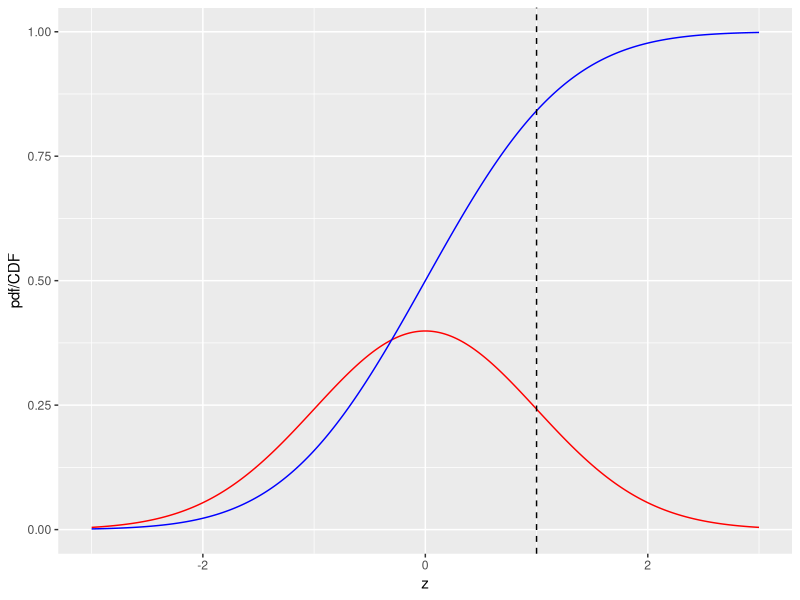
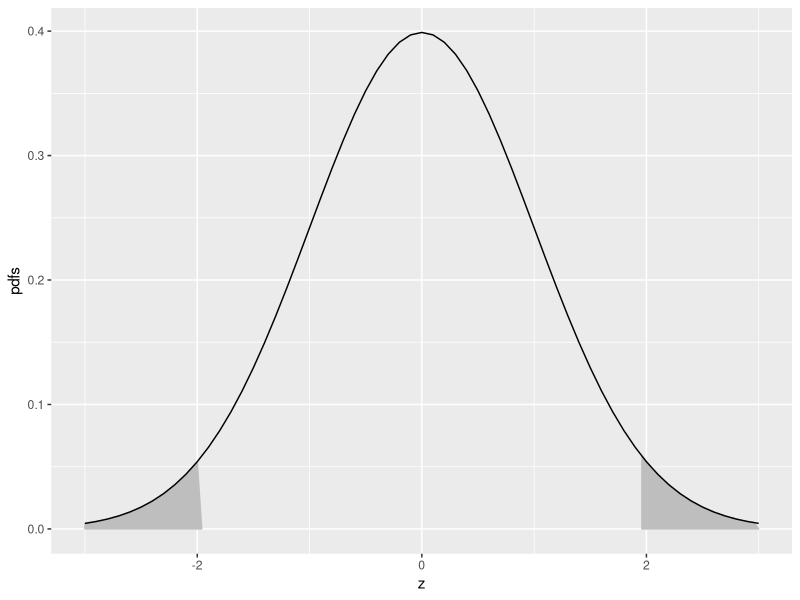
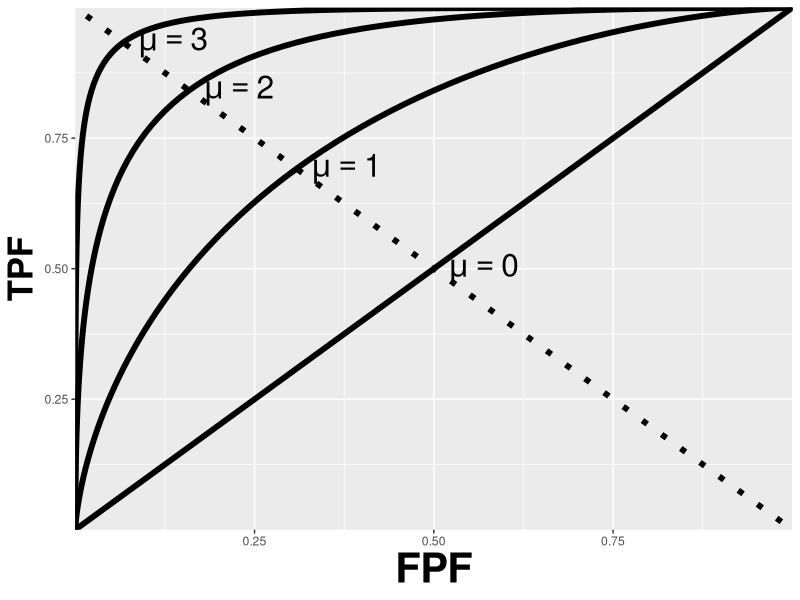
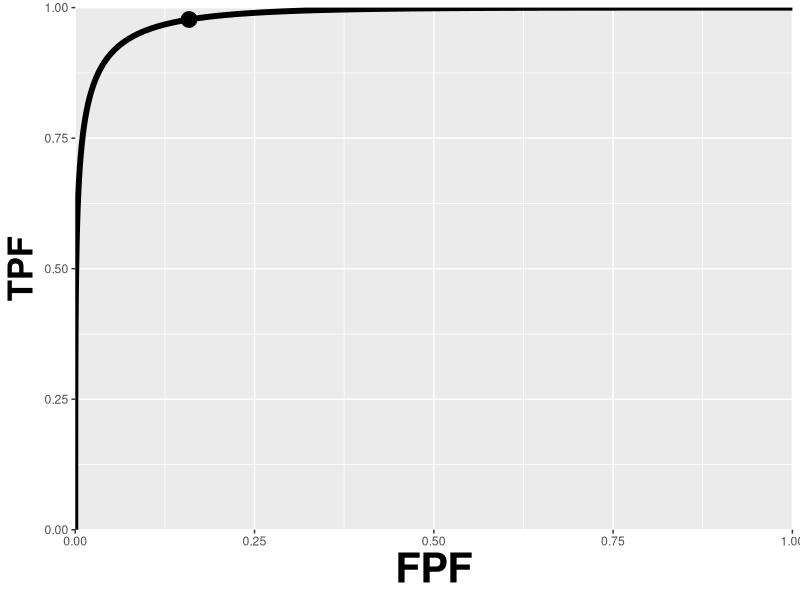

R code for these plots, in order:
## ---- chunk 1
knitr::opts_chunk$set(
  collapse = TRUE,
  comment = "#>"
)
library(ggplot2)
library(kableExtra)
## ---- chunk 2
x <- seq(-3,3,0.01)
pdfData <- data.frame(z = x, pdfcdf = dnorm(x))
cdfData <- data.frame(z = x, pdfcdf = pnorm(x))
pdfcdfPlot <- ggplot(
  mapping = aes(x = z, y = pdfcdf)) + 
  geom_line(data = pdfData, color = "red") + 
  geom_line(data = cdfData, color = "blue") +
  geom_vline(xintercept = 1, linetype = 2) + 
  xlab(label = "z") + ylab(label = "pdf/CDF")
print(pdfcdfPlot)
## ---- chunk 3
qnorm(0.025)
qnorm(1-0.025)
pnorm(qnorm(0.025))
qnorm(pnorm(-1.96))
## ---- chunk 4
mu <- 0;sigma <- 1
zeta <- -qnorm(0.025)
step <- 0.1

LL<- -3
UL <- mu + 3*sigma

x.values <- seq(zeta,UL,step)
cord.x <- c(zeta, x.values,UL) 
cord.y <- c(0,dnorm(x.values),0) 

z <- seq(LL, UL, by = step)
curveData <- data.frame(z = z, pdfs = dnorm(z))
shadeData <- data.frame(z = cord.x, pdfs = cord.y)
shadedTails <- ggplot(mapping = aes(x = z, y = pdfs))  + 
  geom_polygon(data = shadeData, color = "grey", fill = "grey")

zeta <- qnorm(0.025)
x.values <- seq(LL, zeta,step)
cord.x <- c(LL, x.values,zeta) 
cord.y <- c(0,dnorm(x.values),0) 
shadeData <- data.frame(z = cord.x, pdfs = cord.y)
shadedTails <- shadedTails + 
  geom_polygon(
    data = shadeData, color = "grey", fill = "grey") + 
  xlab(label = "z") 
shadedTails <- shadedTails + 
  geom_line(data = curveData, color = "black")
print(shadedTails)
## ---- chunk 5
simulateDataset <- function(K1, K2, mu, zeta, seed) {
  set.seed(seed)
  z1 <- rnorm(K1)
  z2 <- rnorm(K2) + mu
  nTN <- length(z1[z1 < zeta])
  nTP <- length(z2[z2 >= zeta])
  Sp <- nTN/K1
  Se <- nTP/K2
  mu <- qnorm(Sp)+qnorm(Se)
  return(
    list(Sp = Sp,
         Se = Se,
         mu = mu))
}
## ---- chunk 6
mu <- 1.5
zeta <- mu/2
seed <- 100 # line 4
K1 <- 9
K2 <- 11
ds <- simulateDataset(K1, K2, mu, zeta, seed)

cat("seed = ", seed, 
    "\nK1 = ", K1, 
    "\nK2 = ", K2, 
    "\nSpecificity = ", ds$Sp, 
    "\nSensitivity = ", ds$Se, 
    "\nEst. of mu = ", ds$mu, "\n")
## ---- chunk 7
seed <- 101 # change
ds <- simulateDataset(K1, K2, mu, zeta, seed)

cat("seed = ", seed, 
    "\nK1 = ", K1, 
    "\nK2 = ", K2, 
    "\nSpecificity = ", ds$Sp, 
    "\nSensitivity = ", ds$Se, 
    "\nEst. of mu = ", ds$mu, "\n")
## ---- chunk 8
K1 <- 90 # change
K2 <- 110 # change
seed <- 100 # change
ds <- simulateDataset(K1, K2, mu, zeta, seed)

cat("seed = ", seed, 
    "\nK1 = ", K1, 
    "\nK2 = ", K2, 
    "\nSpecificity = ", ds$Sp, 
    "\nSensitivity = ", ds$Se, 
    "\nEst. of mu = ", ds$mu, "\n")
## ---- chunk 9
seed <- 101 # change
ds <- simulateDataset(K1, K2, mu, zeta, seed)

cat("seed = ", seed, 
    "\nK1 = ", K1, 
    "\nK2 = ", K2, 
    "\nSpecificity = ", ds$Sp, 
    "\nSensitivity = ", ds$Se, 
    "\nEst. of mu = ", ds$mu, "\n")
## ---- chunk 10
results <- array(dim = c(9,6))
mu <- 1.5
zeta <- mu/2
results[9,] <- c(Inf, Inf, NA, pnorm(zeta), pnorm(mu-zeta), mu)
K1_arr <- c(9, 9, 90, 90, 900, 900, 9000, 9000, NA)
K2_arr <- c(11, 11, 110, 110, 1100, 1100, 11000, 11000, NA)
seed_arr <- c(100,101,100,101,100,101,100,101,NA)
for (i in 1:8) {
  ds <- simulateDataset(K1_arr[i], K2_arr[i], mu, zeta, seed_arr[i])
  results[i,] <- c(K1_arr[i], K2_arr[i], seed_arr[i], ds$Sp, ds$Se, ds$mu)
}
df <- as.data.frame(results)
colnames(df) <- c("K1","K2","seed","Se","Sp","mu")
## ---- chunk 11
kable(df, caption = "Effect of sample size and seed on estimates of sensitivity, specificity and the mu-parameter.", escape = FALSE)
## ---- chunk 12
pnorm(0.75) # example 1
2*qnorm(pnorm(zeta)) # example 2
## ---- chunk 13
mu <- 0;zeta <- seq(-5, mu + 5, 0.05)
FPF <- pnorm(-zeta)
rocPlot <- ggplot(mapping = aes(x = FPF, y = TPF))
for (mu in 0:3){
  TPF <- pnorm(mu-zeta)
  curveData <- data.frame(FPF = FPF, TPF = TPF)
  rocPlot <- rocPlot + 
    geom_line(data = curveData, size = 2) + 
    xlab("FPF")+ ylab("TPF" ) + 
    theme(axis.title.y = element_text(size = 25,face="bold"),
          axis.title.x = element_text(size = 30,face="bold"))  +
    annotate("text", 
             x = pnorm(-mu/2) + 0.07, 
             y = pnorm(mu/2), 
             label = paste0("mu == ", mu), 
             parse = TRUE, size = 8)
  next
}
rocPlot <- rocPlot +
  scale_x_continuous(expand = c(0, 0)) + 
  scale_y_continuous(expand = c(0, 0))     

rocPlot <- rocPlot + 
  geom_abline(slope = -1, 
              intercept = 1, 
              linetype = 3,
              size = 2)
print(rocPlot)
## ---- chunk 14
mu <- 3;zeta <- seq(-4,mu+3,0.05)
FPF <- pnorm(-zeta)
TPF <- pnorm(mu -zeta) 
FPF <- c(1, FPF, 0);TPF <- c(1, TPF, 0)
curveData <- data.frame(FPF = FPF, TPF = TPF)
OpX <- pnorm(-1)
OpY <- pnorm(mu-1)
pointData <- data.frame(FPF = OpX, TPF = OpY)
rocPlot <- ggplot(
  mapping = aes(x = FPF, y = TPF)) + 
  xlab("FPF")+ ylab("TPF" ) + 
  geom_line(data = curveData, size = 2) + 
  geom_point(data = pointData, size = 5) +
  theme(axis.title.y = element_text(size = 25,face="bold"),
        axis.title.x = element_text(size = 30,face="bold"))  +
  scale_x_continuous(expand = c(0, 0)) + 
  scale_y_continuous(expand = c(0, 0)) 
print(rocPlot)
## ---- chunk 15
pnorm(3/sqrt(2))
## ---- chunk 16
alpha <- 0.05
# this is z_{\alpha/2}, the upper \alpha/2 quantile
qnorm(1-alpha/2) 
# this is \Phi^{-1}(\alpha/2), the lower \alpha/2 quantile
qnorm(alpha/2)   
## ---- chunk 17
options(digits=3)
seed <- 100;set.seed(seed)
alpha <- 0.05;K1 <- 99;K2 <- 111;mu <- 5;zeta <- mu/2
cat("alpha = ", alpha, 
    "\nK1 = ", K1, 
    "\nK2 = ", K2, 
    "\nmu = ", mu, 
    "\nzeta = ", zeta, "\n")
z1 <- rnorm(K1)
z2 <- rnorm(K2) + mu
nTN <- length(z1[z1 < zeta])
nTP <- length(z2[z2 >= zeta])
Sp <- nTN/K1;Se <- nTP/K2
cat("Specificity = ", Sp, 
    "\nSensitivity = ", Se, "\n")

# Approx binomial tests
cat("approx 95 percent CI on Specificity = ", 
    -abs(qnorm(alpha/2))*sqrt(Sp*(1-Sp)/K1)+Sp, 
    +abs(qnorm(alpha/2))*sqrt(Sp*(1-Sp)/K1)+Sp,"\n")

# Exact binomial test
ret <- binom.test(nTN, K1, p = nTN/K1)
cat("Exact 95 percent CI on Specificity = ", 
    as.numeric(ret$conf.int),"\n")

# Approx binomial tests
cat("approx 95 percent CI on Sensitivity = ", 
    -abs(qnorm(alpha/2))*sqrt(Se*(1-Se)/K2)+Se, 
    +abs(qnorm(alpha/2))*sqrt(Se*(1-Se)/K2)+Se,"\n")

# Exact binomial test
ret <- binom.test(nTP, K2, p = nTP/K2)
cat("Exact 95 percent CI on Sensitivity = ", 
    as.numeric(ret$conf.int),"\n")
## ---- chunk 18
results <- array(dim = c(3,3))
results[1,] <- c(46.7, 100, 53.3)
results[2,] <- c(36.3, 99.3, 63.0)
results[3,] <- c(0.74, 0.95, 0.21)
df <- as.data.frame(results)
rownames(df) <- c("Sensiivity","Specificity","AUC")
colnames(df) <- c("Min","Max","Range")
## ---- chunk 19
kable(df, caption = "The variability of 108 radiologists on a common dataset of screening mammograms. Note the reduced variability when one uses AUC, which accounts for variations in reporting thresholds (AUC variability range is 21percent compared to 53percent for sensitivity and 63percent for specificity).", escape = FALSE)
